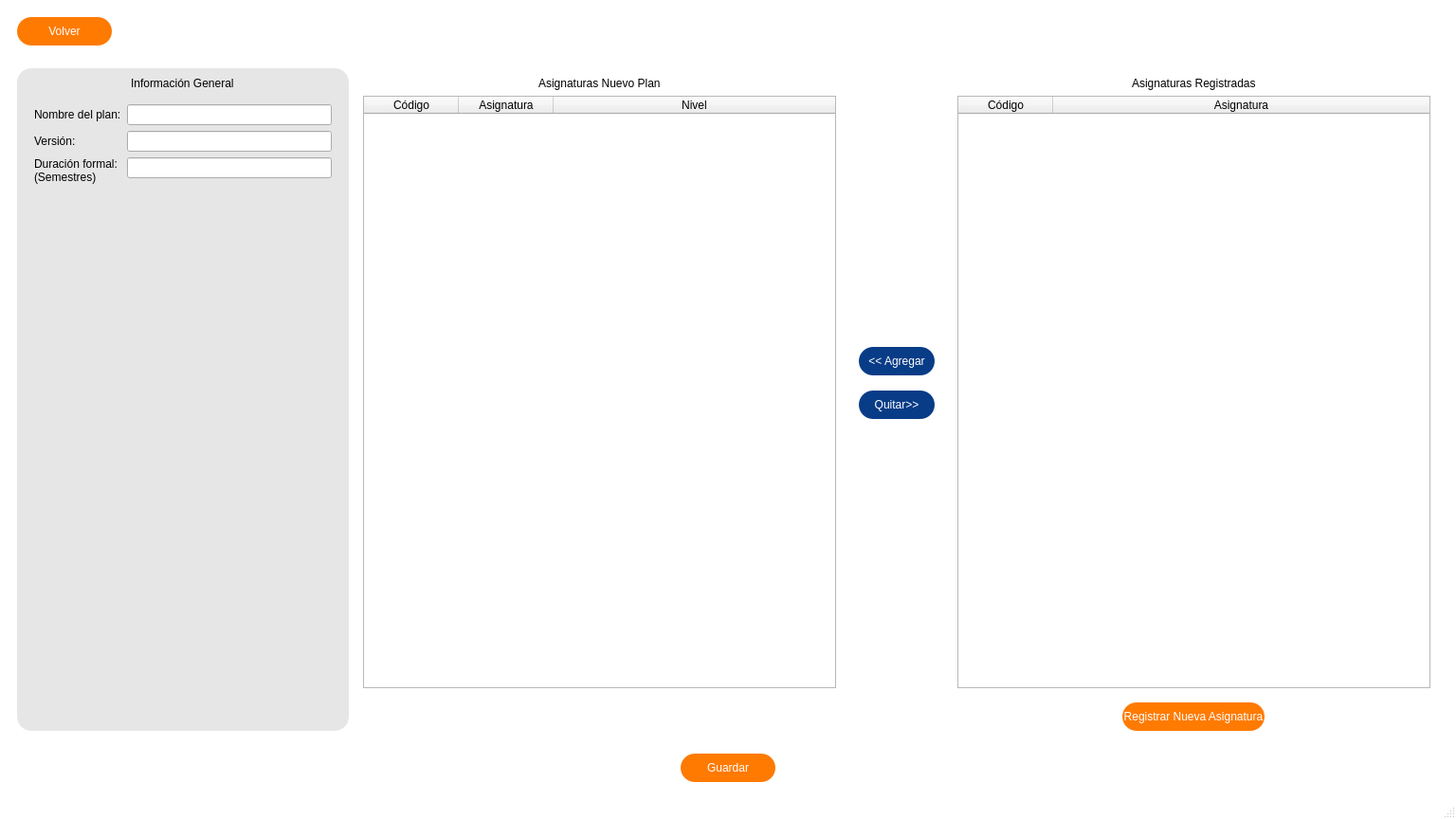
<?xml version="1.0" encoding="UTF-8"?>
<ui version="4.0">
 <class>MainWindow</class>
 <widget class="QMainWindow" name="MainWindow">
  <property name="geometry">
   <rect>
    <x>0</x>
    <y>0</y>
    <width>1536</width>
    <height>864</height>
   </rect>
  </property>
  <property name="sizePolicy">
   <sizepolicy hsizetype="MinimumExpanding" vsizetype="MinimumExpanding">
    <horstretch>0</horstretch>
    <verstretch>0</verstretch>
   </sizepolicy>
  </property>
  <property name="minimumSize">
   <size>
    <width>1536</width>
    <height>864</height>
   </size>
  </property>
  <property name="windowTitle">
   <string>MainWindow</string>
  </property>
  <widget class="QWidget" name="centralwidget">
   <property name="minimumSize">
    <size>
     <width>1536</width>
     <height>864</height>
    </size>
   </property>
   <property name="styleSheet">
    <string notr="true">#centralwidget {
	background-color: white;
}

#section_info {
	background: #E6E6E6;
	border-radius: 15px;
}

.QPushButton {
	color: white;
	background: #FF7A00;
	border-radius: 15px;
}

.QPushButton:hover {
	background: #083C87;
}

.QPushButton:pressed {
	background: #E6E6E6;
}</string>
   </property>
   <layout class="QVBoxLayout" name="verticalLayout_5">
    <item>
     <widget class="QWidget" name="header" native="true">
      <layout class="QHBoxLayout" name="horizontalLayout_2">
       <item>
        <widget class="QPushButton" name="button_home">
         <property name="sizePolicy">
          <sizepolicy hsizetype="Fixed" vsizetype="Fixed">
           <horstretch>0</horstretch>
           <verstretch>0</verstretch>
          </sizepolicy>
         </property>
         <property name="minimumSize">
          <size>
           <width>100</width>
           <height>30</height>
          </size>
         </property>
         <property name="text">
          <string>Volver</string>
         </property>
        </widget>
       </item>
       <item>
        <spacer name="horizontalSpacer_3">
         <property name="orientation">
          <enum>Qt::Horizontal</enum>
         </property>
         <property name="sizeHint" stdset="0">
          <size>
           <width>1271</width>
           <height>20</height>
          </size>
         </property>
        </spacer>
       </item>
      </layout>
     </widget>
    </item>
    <item>
     <widget class="QWidget" name="main" native="true">
      <layout class="QHBoxLayout" name="horizontalLayout">
       <item>
        <widget class="QWidget" name="section_info" native="true">
         <property name="minimumSize">
          <size>
           <width>342</width>
           <height>0</height>
          </size>
         </property>
         <property name="maximumSize">
          <size>
           <width>350</width>
           <height>16777215</height>
          </size>
         </property>
         <layout class="QVBoxLayout" name="verticalLayout_4">
          <item alignment="Qt::AlignHCenter">
           <widget class="QLabel" name="label_title">
            <property name="text">
             <string>Información General</string>
            </property>
           </widget>
          </item>
          <item>
           <widget class="QWidget" name="info_content" native="true">
            <layout class="QFormLayout" name="formLayout">
             <item row="0" column="0">
              <widget class="QLabel" name="label_nombre">
               <property name="text">
                <string>Nombre del plan:</string>
               </property>
              </widget>
             </item>
             <item row="1" column="0">
              <widget class="QLabel" name="label_version">
               <property name="text">
                <string>Versión:</string>
               </property>
              </widget>
             </item>
             <item row="0" column="1">
              <widget class="QLineEdit" name="input_nombre"/>
             </item>
             <item row="1" column="1">
              <widget class="QLineEdit" name="input_version"/>
             </item>
             <item row="2" column="0">
              <widget class="QLabel" name="label">
               <property name="text">
                <string>Duración formal: 
(Semestres)</string>
               </property>
              </widget>
             </item>
             <item row="2" column="1">
              <widget class="QLineEdit" name="input_duracion"/>
             </item>
            </layout>
           </widget>
          </item>
          <item>
           <spacer name="verticalSpacer_4">
            <property name="orientation">
             <enum>Qt::Vertical</enum>
            </property>
            <property name="sizeHint" stdset="0">
             <size>
              <width>20</width>
              <height>40</height>
             </size>
            </property>
           </spacer>
          </item>
         </layout>
        </widget>
       </item>
       <item>
        <layout class="QGridLayout" name="gridLayout">
         <item row="0" column="2">
          <widget class="QWidget" name="section_butons" native="true">
           <property name="styleSheet">
            <string notr="true">.QPushButton {
	color: white;
	background: #083C87;
}

.QPushButton:hover {
	background: #FF7A00;
}

.QPushButton:pressed {
	background: #E6E6E6;
}</string>
           </property>
           <layout class="QVBoxLayout" name="verticalLayout_2">
            <item>
             <spacer name="verticalSpacer">
              <property name="orientation">
               <enum>Qt::Vertical</enum>
              </property>
              <property name="sizeHint" stdset="0">
               <size>
                <width>20</width>
                <height>180</height>
               </size>
              </property>
             </spacer>
            </item>
            <item>
             <widget class="QPushButton" name="button_agregar">
              <property name="sizePolicy">
               <sizepolicy hsizetype="Fixed" vsizetype="Fixed">
                <horstretch>0</horstretch>
                <verstretch>0</verstretch>
               </sizepolicy>
              </property>
              <property name="minimumSize">
               <size>
                <width>80</width>
                <height>30</height>
               </size>
              </property>
              <property name="text">
               <string>&lt;&lt; Agregar</string>
              </property>
             </widget>
            </item>
            <item>
             <spacer name="verticalSpacer_3">
              <property name="orientation">
               <enum>Qt::Vertical</enum>
              </property>
              <property name="sizeType">
               <enum>QSizePolicy::Fixed</enum>
              </property>
              <property name="sizeHint" stdset="0">
               <size>
                <width>20</width>
                <height>10</height>
               </size>
              </property>
             </spacer>
            </item>
            <item>
             <widget class="QPushButton" name="button_quitar">
              <property name="sizePolicy">
               <sizepolicy hsizetype="Fixed" vsizetype="Fixed">
                <horstretch>0</horstretch>
                <verstretch>0</verstretch>
               </sizepolicy>
              </property>
              <property name="minimumSize">
               <size>
                <width>80</width>
                <height>30</height>
               </size>
              </property>
              <property name="text">
               <string>Quitar&gt;&gt;</string>
              </property>
             </widget>
            </item>
            <item>
             <spacer name="verticalSpacer_2">
              <property name="orientation">
               <enum>Qt::Vertical</enum>
              </property>
              <property name="sizeHint" stdset="0">
               <size>
                <width>20</width>
                <height>179</height>
               </size>
              </property>
             </spacer>
            </item>
           </layout>
          </widget>
         </item>
         <item row="0" column="3">
          <widget class="QWidget" name="section_registradas" native="true">
           <layout class="QVBoxLayout" name="verticalLayout_3">
            <item alignment="Qt::AlignHCenter">
             <widget class="QLabel" name="label_registradas">
              <property name="text">
               <string>Asignaturas Registradas</string>
              </property>
             </widget>
            </item>
            <item>
             <widget class="QTableWidget" name="table_registradas">
              <attribute name="horizontalHeaderStretchLastSection">
               <bool>true</bool>
              </attribute>
              <column>
               <property name="text">
                <string>Código</string>
               </property>
              </column>
              <column>
               <property name="text">
                <string>Asignatura</string>
               </property>
              </column>
             </widget>
            </item>
           </layout>
          </widget>
         </item>
         <item row="0" column="1">
          <widget class="QWidget" name="section_nuevo_plan" native="true">
           <layout class="QVBoxLayout" name="verticalLayout">
            <item alignment="Qt::AlignHCenter">
             <widget class="QLabel" name="label_nuevo_plan">
              <property name="text">
               <string>Asignaturas Nuevo Plan</string>
              </property>
             </widget>
            </item>
            <item>
             <widget class="QTableWidget" name="table_nuevo_plan">
              <attribute name="horizontalHeaderStretchLastSection">
               <bool>true</bool>
              </attribute>
              <column>
               <property name="text">
                <string>Código</string>
               </property>
              </column>
              <column>
               <property name="text">
                <string>Asignatura</string>
               </property>
              </column>
              <column>
               <property name="text">
                <string>Nivel</string>
               </property>
              </column>
             </widget>
            </item>
           </layout>
          </widget>
         </item>
         <item row="1" column="3" alignment="Qt::AlignHCenter">
          <widget class="QPushButton" name="button_registrar_asignatura">
           <property name="minimumSize">
            <size>
             <width>150</width>
             <height>30</height>
            </size>
           </property>
           <property name="maximumSize">
            <size>
             <width>150</width>
             <height>30</height>
            </size>
           </property>
           <property name="text">
            <string>Registrar Nueva Asignatura</string>
           </property>
          </widget>
         </item>
        </layout>
       </item>
      </layout>
     </widget>
    </item>
    <item>
     <widget class="QWidget" name="footer" native="true">
      <layout class="QHBoxLayout" name="horizontalLayout_3">
       <property name="bottomMargin">
        <number>30</number>
       </property>
       <item>
        <spacer name="horizontalSpacer">
         <property name="orientation">
          <enum>Qt::Horizontal</enum>
         </property>
         <property name="sizeHint" stdset="0">
          <size>
           <width>631</width>
           <height>20</height>
          </size>
         </property>
        </spacer>
       </item>
       <item>
        <widget class="QPushButton" name="button_guardar">
         <property name="sizePolicy">
          <sizepolicy hsizetype="Fixed" vsizetype="Fixed">
           <horstretch>0</horstretch>
           <verstretch>0</verstretch>
          </sizepolicy>
         </property>
         <property name="minimumSize">
          <size>
           <width>100</width>
           <height>30</height>
          </size>
         </property>
         <property name="text">
          <string>Guardar</string>
         </property>
        </widget>
       </item>
       <item>
        <spacer name="horizontalSpacer_2">
         <property name="orientation">
          <enum>Qt::Horizontal</enum>
         </property>
         <property name="sizeHint" stdset="0">
          <size>
           <width>631</width>
           <height>20</height>
          </size>
         </property>
        </spacer>
       </item>
      </layout>
     </widget>
    </item>
   </layout>
  </widget>
  <widget class="QMenuBar" name="menubar">
   <property name="geometry">
    <rect>
     <x>0</x>
     <y>0</y>
     <width>1536</width>
     <height>21</height>
    </rect>
   </property>
  </widget>
  <widget class="QStatusBar" name="statusbar"/>
 </widget>
 <resources/>
 <connections/>
</ui>
